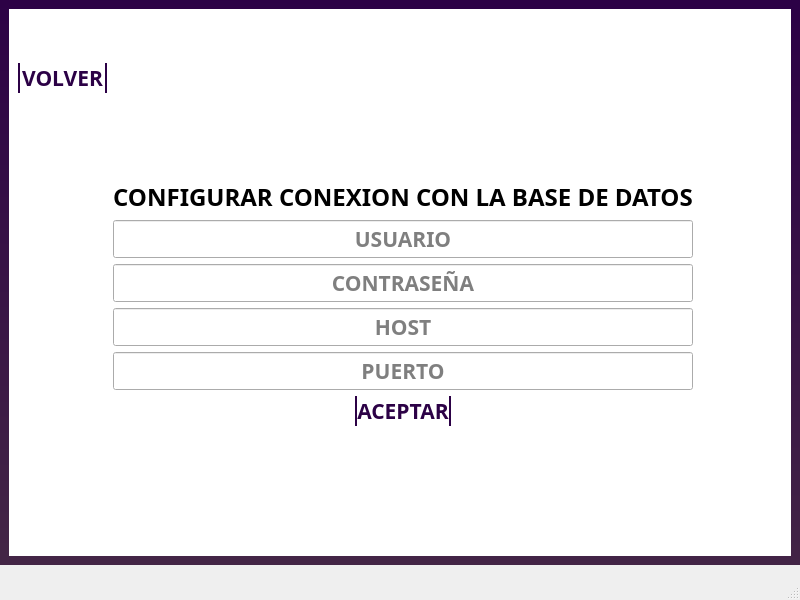
<?xml version="1.0" encoding="UTF-8"?>
<ui version="4.0">
 <class>Configuracion</class>
 <widget class="QMainWindow" name="Configuracion">
  <property name="geometry">
   <rect>
    <x>0</x>
    <y>0</y>
    <width>800</width>
    <height>600</height>
   </rect>
  </property>
  <property name="minimumSize">
   <size>
    <width>800</width>
    <height>600</height>
   </size>
  </property>
  <property name="windowTitle">
   <string>SANDIA SALUD</string>
  </property>
  <property name="windowIcon">
   <iconset>
    <normaloff>../images/logo.jpeg</normaloff>../images/logo.jpeg</iconset>
  </property>
  <property name="styleSheet">
   <string notr="true">*{
	font-family: Agency FB;
	font-weight: bold;
	font-size: 16pt;
}

#centralwidget{
	background: qlineargradient(spread:pad, x1:0.438778, y1:1, x2:0.495, y2:0, stop:0 rgba(67, 37, 70, 255), stop:1 rgba(44, 1, 70, 255))
}

#contenedor_principal{
	background: #ffffff;
	border-radius: 1em;
	
}

#LOGO{
	color: black;
}

QPushButton{
	color: #2C0146;
	border:none;
	border-left: 2px solid #2C0146;
	border-right: 2px solid #2C0146;
	padding: 0.1em 0.8em;
}

QPushButton:hover,QPushButton:focus{
	color: #60029a;
	border-color: #60029a;
}

QPushButton:pressed{
	color: black;
	border-color: black;
}

QStackedWidget{
	background: transparent;
	border: 2px solid #2C0146;
	border-radius: 0.5em;
}

QStackedWidget QWidget{
	background: transparent;
}


QMessageBox{
	background:white;
	color:#2C0146;
}

QMessageBox QLabel{
	color:#2C0146;
}</string>
  </property>
  <widget class="QWidget" name="centralwidget">
   <layout class="QVBoxLayout" name="verticalLayout_3">
    <item>
     <widget class="QWidget" name="contenedor_principal" native="true">
      <property name="styleSheet">
       <string notr="true">QLabel{
	color: #2C0146;
}

QCheckBox{
	color: #2C0146;
}

QCheckBox::indicator:unchecked:disabled{
	image: url(&quot;images/disabled.png&quot;);
	width: 16px;
}

QCheckBox::indicator:checked{
	image: url(&quot;images/check.png&quot;);
	width: 16px;
}

QCheckBox::indicator:unchecked{
	image: url(&quot;images/unchecked.png&quot;);
	width: 16px;
}

QComboBox{
	background: white;
	border: none;
	min-width: 2em;
	color: #2C0146;
}

QComboBox:focus{
	border: 1px dashed  #2C0146;
}

QComboBox QAbstractItemView{
	background: white;
	border: none;
	color: #2C0146;
}

QComboBox QAbstractItemView::item{
	color: #2C0146;
}

QComboBox QAbstractItemView::item:selected {
	border: none;
	border-left: 2px solid #2C0146;
	outline: none;
}

QLineEdit, QTextEdit{
	background: white;
	color:	#2C0146;
	border: none;
	border-bottom: 2px solid #2C0146;
}

QLineEdit:disabled, QTextEdit:disabled,QPushButton:disabled,QDateEdit:disabled{
	background: rgb(235, 235, 235);
	border-color: rgb(235, 235, 235);
}

QLineEdit:focus, QTextEdit:focus{
	color: #60029a;
	border-color: #60029a;
}

QDateEdit{
	padding-right:1em;
	min-width: 6em;
	background: white;
	color: #2C0146;
	border: none;
	border-bottom: 2px solid #2C0146;
}

QCalendarWidget{
	min-width:12em;
}

QCalendarWidget QWidget {
    alternate-background-color: #60029a;
	background-color: #2C0146;
	color: white;
}

#qt_calendar_prevmonth{
	qproperty-icon:url(&quot;images/left-arrow.png&quot;);
}

#qt_calendar_nextmonth{
	qproperty-icon:url(&quot;images/right-arrow.png&quot;);
}

#qt_calendar_navigationbar QSpinBox{
	min-width:4em;
}

QPushButton{
	background: transparent;

}

QScrollBar:vertical {
        border: 1px solid white;
        width:10px;
        margin: 0px 0px 0px 0px;
}
QScrollBar::handle:vertical {
 background: #2C0146;
min-height: 0px;
}
QScrollBar::add-line:vertical {
	height: 0px;
	subcontrol-position: bottom;
	subcontrol-origin: margin;
}
QScrollBar::sub-line:vertical {
	height: 0px;
	subcontrol-position: top;
	subcontrol-origin: margin;
}

Line{
	background: #2C0146;
}
/*
#2C0146;
#60029a;
</string>
      </property>
      <layout class="QGridLayout" name="gridLayout_2">
       <item row="1" column="0">
        <spacer name="horizontalSpacer">
         <property name="orientation">
          <enum>Qt::Orientation::Horizontal</enum>
         </property>
         <property name="sizeHint" stdset="0">
          <size>
           <width>40</width>
           <height>20</height>
          </size>
         </property>
        </spacer>
       </item>
       <item row="0" column="1">
        <spacer name="verticalSpacer_2">
         <property name="orientation">
          <enum>Qt::Orientation::Vertical</enum>
         </property>
         <property name="sizeHint" stdset="0">
          <size>
           <width>20</width>
           <height>40</height>
          </size>
         </property>
        </spacer>
       </item>
       <item row="2" column="1">
        <spacer name="verticalSpacer">
         <property name="orientation">
          <enum>Qt::Orientation::Vertical</enum>
         </property>
         <property name="sizeHint" stdset="0">
          <size>
           <width>20</width>
           <height>40</height>
          </size>
         </property>
        </spacer>
       </item>
       <item row="1" column="1">
        <layout class="QGridLayout" name="gridLayout">
         <item row="5" column="0">
          <widget class="QLineEdit" name="line_host">
           <property name="alignment">
            <set>Qt::AlignmentFlag::AlignCenter</set>
           </property>
           <property name="placeholderText">
            <string>HOST</string>
           </property>
          </widget>
         </item>
         <item row="7" column="0" alignment="Qt::AlignmentFlag::AlignHCenter">
          <widget class="QPushButton" name="boton_iniciar">
           <property name="cursor">
            <cursorShape>PointingHandCursor</cursorShape>
           </property>
           <property name="text">
            <string>ACEPTAR</string>
           </property>
          </widget>
         </item>
         <item row="3" column="0">
          <widget class="QLineEdit" name="line_usuario">
           <property name="alignment">
            <set>Qt::AlignmentFlag::AlignCenter</set>
           </property>
           <property name="placeholderText">
            <string>USUARIO</string>
           </property>
          </widget>
         </item>
         <item row="1" column="0">
          <widget class="QLabel" name="label">
           <property name="maximumSize">
            <size>
             <width>427</width>
             <height>240</height>
            </size>
           </property>
           <property name="text">
            <string/>
           </property>
           <property name="pixmap">
            <pixmap>../images/logo_completo.jpeg</pixmap>
           </property>
           <property name="scaledContents">
            <bool>true</bool>
           </property>
          </widget>
         </item>
         <item row="4" column="0">
          <widget class="QLineEdit" name="line_contrasena">
           <property name="styleSheet">
            <string notr="true"/>
           </property>
           <property name="echoMode">
            <enum>QLineEdit::EchoMode::Password</enum>
           </property>
           <property name="alignment">
            <set>Qt::AlignmentFlag::AlignCenter</set>
           </property>
           <property name="placeholderText">
            <string>CONTRASEÑA</string>
           </property>
          </widget>
         </item>
         <item row="2" column="0">
          <widget class="QLabel" name="label_2">
           <property name="styleSheet">
            <string notr="true">font-size: 24px;</string>
           </property>
           <property name="text">
            <string>CONFIGURAR CONEXION CON LA BASE DE DATOS</string>
           </property>
           <property name="alignment">
            <set>Qt::AlignmentFlag::AlignCenter</set>
           </property>
          </widget>
         </item>
         <item row="6" column="0">
          <widget class="QLineEdit" name="line_puerto">
           <property name="alignment">
            <set>Qt::AlignmentFlag::AlignCenter</set>
           </property>
           <property name="placeholderText">
            <string>PUERTO</string>
           </property>
          </widget>
         </item>
        </layout>
       </item>
       <item row="1" column="2">
        <spacer name="horizontalSpacer_2">
         <property name="orientation">
          <enum>Qt::Orientation::Horizontal</enum>
         </property>
         <property name="sizeHint" stdset="0">
          <size>
           <width>40</width>
           <height>20</height>
          </size>
         </property>
        </spacer>
       </item>
       <item row="0" column="0">
        <widget class="QPushButton" name="boton_volver">
         <property name="enabled">
          <bool>false</bool>
         </property>
         <property name="cursor">
          <cursorShape>PointingHandCursor</cursorShape>
         </property>
         <property name="text">
          <string>VOLVER</string>
         </property>
        </widget>
       </item>
      </layout>
     </widget>
    </item>
   </layout>
  </widget>
  <widget class="QStatusBar" name="statusbar"/>
 </widget>
 <tabstops>
  <tabstop>line_usuario</tabstop>
  <tabstop>line_contrasena</tabstop>
  <tabstop>line_host</tabstop>
  <tabstop>line_puerto</tabstop>
  <tabstop>boton_iniciar</tabstop>
 </tabstops>
 <resources/>
 <connections/>
</ui>
